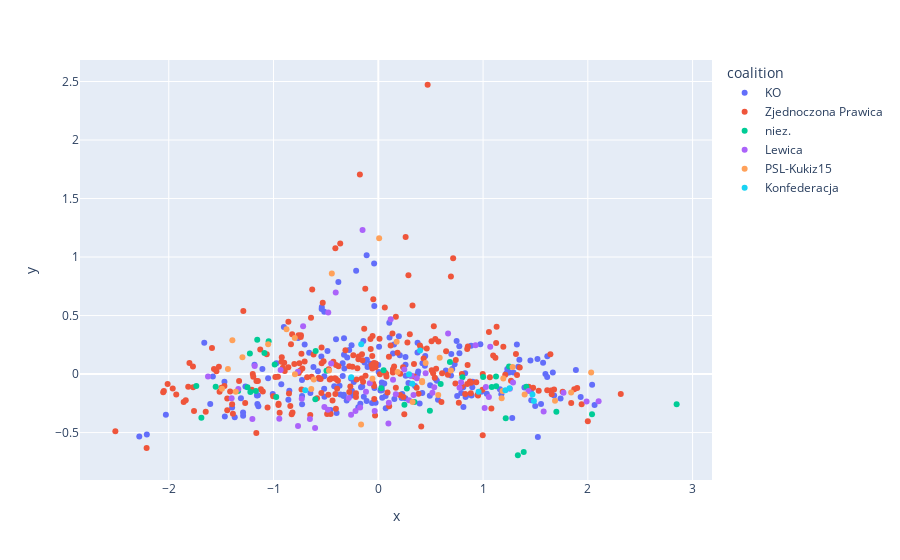

The code cell stored with this chart in its notebook:
### Code cell
df = pd.DataFrame(pca2d, columns=['x', 'y'])
df['username'] = users_with_embeddings['username']
df['coalition'] = users_with_embeddings['coalition']
fig = px.scatter(df, x='x', y='y', hover_name="username", color='coalition')
fig.show()

### Figure 1 — Plotly figure (JSON) as saved in the notebook; plotly's stock layout.template omitted (floating-point values rounded to 4 significant figures; data arrays with more than 128 entries replaced by an {"elided": "..."} marker saying what was removed)
{"data": [{"hovertemplate": "<b>%{hovertext}</b><br><br>coalition=KO<br>x=%{x}<br>y=%{y}<extra></extra>", "hovertext": {"elided": "177 str values"}, "legendgroup": "KO", "marker": {"color": "#636efa", "symbol": "circle"}, "mode": "markers", "name": "KO", "orientation": "v", "showlegend": true, "type": "scatter", "x": {"elided": "177 float values"}, "xaxis": "x", "y": {"elided": "177 float values"}, "yaxis": "y"}, {"hovertemplate": "<b>%{hovertext}</b><br><br>coalition=Zjednoczona Prawica<br>x=%{x}<br>y=%{y}<extra></extra>", "hovertext": {"elided": "236 str values"}, "legendgroup": "Zjednoczona Prawica", "marker": {"color": "#EF553B", "symbol": "circle"}, "mode": "markers", "name": "Zjednoczona Prawica", "orientation": "v", "showlegend": true, "type": "scatter", "x": {"elided": "236 float values"}, "xaxis": "x", "y": {"elided": "236 float values"}, "yaxis": "y"}, {"hovertemplate": "<b>%{hovertext}</b><br><br>coalition=niez.<br>x=%{x}<br>y=%{y}<extra></extra>", "hovertext": ["adamowicz_magda", "andrzejdziuba", "anna_hetman", "crenkiewicz", "danutahuebner", "dobroslawa_g", "dulkiewicz_a", "d_beger", "grzymowicz", "hannagillpiatek", "janinaochojska", "jazmurkiewicz", "konarskilukasz", "krupamarcinpl", "kwiatkowski2011", "lkulikpl", "lukasz_borowiak", "maci3k19", "maciej_pikor", "michalkobosko", "m_poblocki", "opoleprezydent", "pl_2050", "prezydentsz_n", "przybylskicez", "radoslawrataj", "radwitkowski", "robertraczyski1", "romanciepiela", "ryszard_galla", "smolaria", "stgawlowski", "sutrykjacek", "szymon_holownia", "ukaszna", "wadim_nowa_sol", "ziebadariusz"], "legendgroup": "niez.", "marker": {"color": "#00cc96", "symbol": "circle"}, "mode": "markers", "name": "niez.", "orientation": "v", "showlegend": true, "type": "scatter", "x": [-0.601, -1.552, -1.087, -1.226, 0.05082, 0.8032, 0.3461, 0.2494, -0.9888, 0.4925, 0.2726, -1.338, 1.248, -0.5979, -1.221, 2.848, 1.001, 1.388, 1.124, 0.6836, -1.156, 0.5952, -1.169, 1.083, -1.737, 1.332, 1.7, -1.248, -0.4945, -1.046, 1.413, 0.02899, -1.689, -0.9742, 1.216, 1.125, 2.04], "xaxis": "x", "y": [-0.2152, -0.1089, 0.1796, 0.1764, 0.03174, -0.02638, -0.2384, -0.2615, 0.08121, -0.3127, -0.1224, -0.1451, 0.06406, 0.1979, -0.1522, -0.2569, -0.02572, -0.6654, -0.02008, 0.1022, 0.2931, -0.08454, -0.1451, -0.1104, -0.1025, -0.6937, -0.3222, -0.113, 0.02867, 0.2815, -0.1083, -0.1212, -0.373, -0.1955, -0.3784, -0.1046, -0.3438], "yaxis": "y"}, {"hovertemplate": "<b>%{hovertext}</b><br><br>coalition=Lewica<br>x=%{x}<br>y=%{y}<extra></extra>", "hovertext": ["agabak", "am_zukowska", "andrzejszejna", "anitakdzg", "anitasowinska", "arek_iwaniak", "arozenek", "beata__ms", "bliberadzki", "b_maciejewska", "czerniak_jacek", "dgpopiolek", "falejmonika", "gabrielamorstan", "janszopinski", "joankasw", "karolinapawli15", "kgawkowski", "koperskiprzemek", "kopiecmaciej", "kotulakat", "kretkowskak", "krutulpawel", "kueberhan", "kwiatkowskirob", "k_smiszek", "leszekmiller", "lukaszkohut", "l_komoniewski", "magdabiejat", "marcinkulasek", "marekrutka", "matyjaszczykk", "mmzawisza", "m_gdula", "m_prokop_p", "obazrobert2", "pawlowska_pl", "polamatysiak", "poselbalt", "poselttrela", "profmarekbelka", "robertbiedron", "senyszyn_joanna", "sylwiaspurek", "szczepanski2019", "tkrzakowski", "wandanowicka", "wieczorekdarek", "wiesawbuz", "wlodekczarzasty", "wojciechkoniec4", "zandbergrazem", "_mkonieczny"], "legendgroup": "Lewica", "marker": {"color": "#ab63fa", "symbol": "circle"}, "mode": "markers", "name": "Lewica", "orientation": "v", "showlegend": true, "type": "scatter", "x": [-0.2177, 2.103, -0.1175, -0.2818, -0.5148, 0.3359, 1.433, -0.4808, -1.18, -0.4499, 1.027, 1.055, 0.1183, -0.6529, 0.4516, 0.3682, -0.4774, 0.3177, -0.7662, 0.5166, 1.256, -0.7308, -1.4, -0.2597, 1.068, 1.286, 0.6661, -0.08101, -0.7175, 0.1672, -1.336, -0.03429, -1.625, 0.293, 1.015, 1.988, 0.09659, 0.1004, 1.768, -0.1504, -0.6035, -0.1733, -1.202, 0.7902, -0.9448, -0.4064, -0.9324, 0.2484, 0.9286, -0.7678, 1.578, 0.7755, 0.5338, 0.1407], "xaxis": "x", "y": [-0.3164, -0.2332, -0.1515, -0.2044, -0.2818, -0.1787, -0.1441, -0.3045, 0.06852, 0.09077, -0.1094, -0.1959, 0.4692, -0.3836, 0.007659, -0.03555, 0.5251, -0.01507, -0.4432, -0.1603, -0.1255, -0.2118, -0.2059, -0.3483, 0.2337, -0.07221, 0.3464, -0.07837, 0.4079, -0.1727, -0.1268, -0.3164, -0.02046, -0.223, -0.2899, -0.2355, -0.4226, -0.2445, -0.1588, 1.23, -0.4607, -0.2856, -0.3843, -0.07094, -0.3817, 0.6972, 0.03383, 0.03895, 0.2462, 0.02033, -0.3199, -0.1161, -0.1136, -0.04959], "yaxis": "y"}, {"hovertemplate": "<b>%{hovertext}</b><br><br>coalition=PSL-Kukiz15<br>x=%{x}<br>y=%{y}<extra></extra>", "hovertext": ["agascigaj", "bozenazelazowsk", "brzezinmarek", "czsiekierski", "dariuszklimczak", "grzybandrzej", "hetman_k", "jacek_tomczak", "janeklopata", "jarek_rzepa", "jarubasadam", "jflibicki", "jsachajko", "kasprzakmiecz", "kosiniakkamysz", "kosinskik", "krzysztofpaszyk", "kurzawadariusz", "lubczyk_radek", "m_maliszewski", "paslawska", "pawelbejda", "pkukiz", "protasiewiczj", "pzgorzelskip", "p_szramka", "sawickimarek", "stefankrajewski", "struzikadam", "styszka", "unowogorska", "wojtekbakun", "wtbartoszewski"], "legendgroup": "PSL-Kukiz15", "marker": {"color": "#FFA15A", "symbol": "circle"}, "mode": "markers", "name": "PSL-Kukiz15", "orientation": "v", "showlegend": true, "type": "scatter", "x": [1.687, -1.051, -1.492, -1.297, -0.05591, 0.1844, 0.4185, -1.36, 0.586, -0.4437, -0.4703, 0.4518, -0.7955, 0.008153, -0.1644, 1.193, -1.393, 0.1751, 0.327, -0.8762, 0.5721, -0.7969, 1.397, 1.281, -1.435, 1.186, 2.032, 0.4182, -0.6397, 1.177, -0.6155, 1.841, 0.6935], "xaxis": "x", "y": [-0.2283, 0.2549, -0.1255, 0.143, -0.03917, 0.01793, -0.07032, -0.1512, 0.1392, 0.8596, 0.02964, 0.09486, -0.002035, 1.161, -0.4313, -0.03862, 0.2894, 0.2752, -0.2377, 0.3824, -0.1783, 0.3087, -0.1756, 0.06107, 0.04353, -0.1437, 0.01247, -0.0593, -0.1283, -0.206, -0.0454, -0.1566, 0.02947], "yaxis": "y"}, {"hovertemplate": "<b>%{hovertext}</b><br><br>coalition=Konfederacja<br>x=%{x}<br>y=%{y}<extra></extra>", "hovertext": ["arturdziambor", "d_sosnierz", "grzegorzbraun_", "jkmmikke", "konradberkowicz", "krzysztofbosak", "kulesza_pl", "k_kaminski_", "robertwinnicki", "tudujkrzysztof", "urbaniak_michal"], "legendgroup": "Konfederacja", "marker": {"color": "#19d3f3", "symbol": "circle"}, "mode": "markers", "name": "Konfederacja", "orientation": "v", "showlegend": true, "type": "scatter", "x": [1.471, 0.3247, -0.163, 0.3988, -0.2579, 1.213, 1.485, -0.6972, 0.2931, 0.957, 1.253], "xaxis": "x", "y": [-0.1749, -0.08214, 0.2553, 0.2023, -0.02688, -0.1376, -0.231, -0.1386, -0.001587, -0.1511, -0.1206], "yaxis": "y"}], "layout": {"legend": {"title": {"text": "coalition"}, "tracegroupgap": 0}, "margin": {"t": 60}, "xaxis": {"anchor": "y", "domain": [0, 1], "title": {"text": "x"}}, "yaxis": {"anchor": "x", "domain": [0, 1], "title": {"text": "y"}}}}
